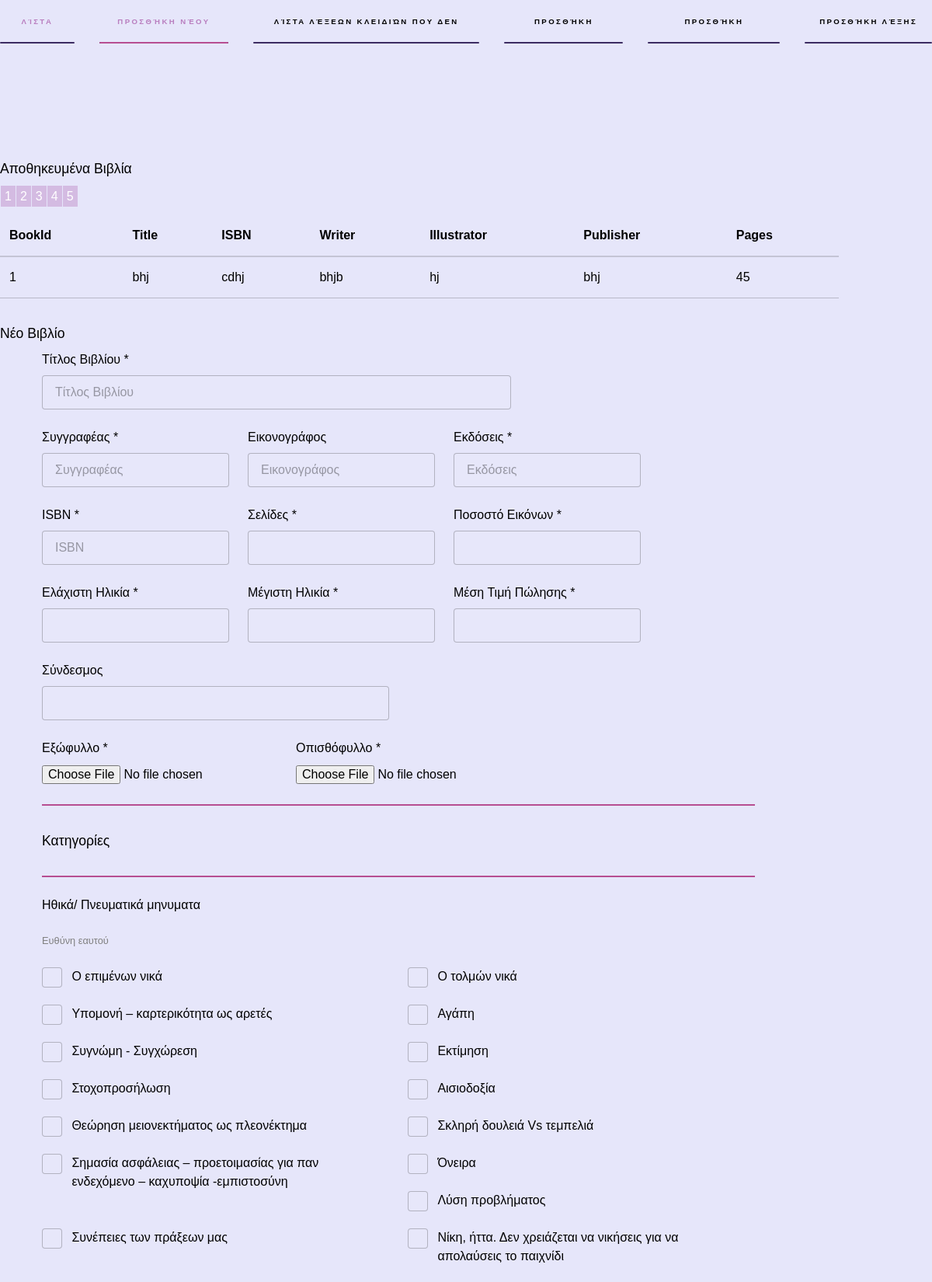
The app's page /admin/index.php (upper part) with its own data.
### tables this page shows
CREATE TABLE `books` (
  `Book_id` int(11) NOT NULL,
  `ISBN` varchar(60) NOT NULL,
  `Title` varchar(70) NOT NULL,
  `Writer` varchar(50) NOT NULL,
  `Illustrator` varchar(50) DEFAULT NULL,
  `Publisher` varchar(50) NOT NULL,
  `Pages` int(4) NOT NULL,
  `Persentage_of_images` float NOT NULL,
  `Min_age_no_read` int(2) NOT NULL,
  `Min_age_read` int(2) NOT NULL,
  `For_parents` bit(1) NOT NULL,
  `Cover` varchar(100) NOT NULL,
  `Back_cover` varchar(100) NOT NULL,
  `Link` varchar(150) DEFAULT NULL,
  `Price` float NOT NULL,
  `Hard_copy` bit(1) NOT NULL,
  `E_book` bit(1) NOT NULL,
  `Audio_book` bit(1) NOT NULL,
  `Curriculum` varchar(1000) NOT NULL,
  `Show_to_user` bit(1) NOT NULL
);

CREATE TABLE `categories` (
  `Category_id` int(11) NOT NULL,
  `Name_of_category` varchar(150) NOT NULL
);

CREATE TABLE `subcategories` (
  `Subcategory_id` int(11) NOT NULL,
  `Name_of_subcategory` varchar(150) NOT NULL,
  `Category_id` int(11) NOT NULL
);

CREATE TABLE `keywords` (
  `Keyword_id` int(11) NOT NULL,
  `Name_of_keyword` varchar(150) NOT NULL,
  `Subcategory_id` int(11) NOT NULL
);

### admin/list_book/load_books_dataTable.php (called while the page is built, shortened)
<?php
$load_books_query = $conn->prepare("SELECT * FROM `books`;");
$load_books_query->execute();
$load_books_to_list=$load_books_query->fetchAll(PDO::FETCH_ASSOC);
?>

### admin/load/load_keywords.php (the view)
<?php
	$categories_query = $conn->prepare("SELECT * FROM categories ORDER BY Category_id");
	$categories_query->execute();
	$categories= $categories_query->fetchAll(PDO::FETCH_ASSOC);
	$categories_check_box = "";
	for($i = 0; $i <count($categories); $i++){
		$category_id = (integer) $categories[$i]['Category_id'];
		$category_name = (string)$categories[$i]['Name_of_category'];
		$categories_check_box .= "\r\n<div class='12u$'><h4>$category_name</h4></div>";
		$subcategories_query = $conn->prepare("SELECT * FROM subcategories WHERE Category_id = {$category_id}");
		$subcategories_query->execute();
		$subcategories= $subcategories_query->fetchAll(PDO::FETCH_ASSOC);
		for($j = 0; $j < count($subcategories) ; $j++){
			$subcategory_id = (integer) $subcategories[$j]['Subcategory_id'];
			$subcategory_name = (string)$subcategories[$j]['Name_of_subcategory'];
			$categories_check_box .= "\r\n<div class='12u$'><h5 style='color:grey'>$subcategory_name</h5></div>";
			$keywords_query = $conn->prepare("SELECT * FROM keywords WHERE Subcategory_id = {$subcategory_id}");
			$keywords_query->execute();
			$keywords= $keywords_query->fetchAll(PDO::FETCH_ASSOC);
			for($k = 0; $k < count($keywords) ; $k++){
				$keyword_id = (integer) $keywords[$k]['Keyword_id'];
				$keyword_name = (string)$keywords[$k]['Name_of_keyword'];
				$categories_check_box .= "\r\n<div class='size_of_keyword'><input type='checkbox' id='K{$keyword_id}' name='K{$keyword_id}'><label for='K{$keyword_id}'>{$keyword_name}</label></div>";
			}
		}
	}
	echo $categories_check_box;
?>

### admin/index.php (shortened to what this page needs)
<?php
    include "../Database/MySqlConnect.php";
    include "list_book/load_books_dataTable.php";
?>
<!DOCTYPE HTML>
<html>
<head>
    <link rel="stylesheet" href="assets/css/main.css" />
<body onload="loadSubCategories()">
<section id="sidebar">
    <div class="inner">
        <nav>
            <ul>
                <li><a href="#list_of_books">Λίστα Βιβλίων</a></li>
                <li><a href="#new_book">Προσθήκη Νέου Βιβλίου</a></li>
                <li><a href="#two">Λίστα Λέξεων Κλειδιών που δεν βρέθηκαν</a></li>
                <li><a href="#new_category">Προσθήκη Κατηγορίας</a></li>
                <li><a href="#new_subcategory">Προσθήκη Υποατηγορίας</a></li>
                <li><a href="#new_keyword">Προσθήκη Λέξης Κλειδί</a></li>
            </ul>
        </nav>
    </div>
</section>
    <div id="wrapper">
    <section id="list_of_books" class="list_of_books">
        <header>
            <h3>Αποθηκευμένα Βιβλία</h3>
        </header>
        <div class="table-wrapper">
            <table class="paginated">
                <thead>
                <tr>
                    <th>BookId</th>
                    <th>Title</th>
                    <th>ISBN</th>
                    <th>Writer</th>
                    <th>Illustrator</th>
                    <th>Publisher</th>
                    <th>Pages</th>
                </tr>
                </thead>
                <tbody>
                <?php for($i=0;$i<count($load_books_to_list);$i++){ ?>
                    <tr>
                        <td><?php echo $load_books_to_list[$i]['Book_id'];?></td>
                        <td><?php echo $load_books_to_list[$i]['ISBN'];?></td>
                        <td><?php echo $load_books_to_list[$i]['Title'];?></td>
                        <td><?php echo $load_books_to_list[$i]['Writer'];?></td>
                        <td><?php echo $load_books_to_list[$i]['Illustrator'];?></td>
                        <td><?php echo $load_books_to_list[$i]['Publisher'];?></td>
                        <td><?php echo $load_books_to_list[$i]['Pages'];?></td>
                    </tr>
                <?php } ?>
                </tbody>
            </table>
        </div>
    </section>
    <section id="new_book" class="wrapper style2 spotlights">
        <h3>Νέο Βιβλίο</h3>
        <section class="new_book_body">
            <form method="post" action="new_book/submit_new_book.php" enctype="multipart/form-data">
                <div class="row uniform">
                    <div class="8u$ 12u$(xsmall)">
                        <h4>Τίτλος Βιβλίου * </h4> <input type="text" name="Title" id="Title" value="" placeholder="Τίτλος Βιβλίου" required/>
                    </div>
                    <div class="18u$ 12u$(xsmall)">
                        <h4>Συγγραφέας * </h4><input type="text" name="Writer" id="Writer" value="" placeholder="Συγγραφέας" required/>
                    </div>
                    <div class="18u$ 12u$(xsmall)">
                        <h4>Εικονογράφος</h4><input type="text" name="Illustrator" id="Illustrator" value="" placeholder="Εικονογράφος" />
                    </div>
                    <div class="18u$ 12u$(xsmall)">
                        <h4>Εκδόσεις * </h4><input type="text" name="Publisher" id="Publisher" value="" placeholder="Εκδόσεις" required/>
                    </div>
                    <div class="18u$ 12u$(xsmall)">
                        <h4>ISBN * </h4><input type="text" name="ISBN" id="ISBN" value="" placeholder="ISBN" required/>
                    </div>
                    <div class="18u$ 12u$(xsmall)">
                        <h4>Σελίδες * </h4><input type="number" name="Pages" id="Pages" value="" required/>
                    </div>
                    <div class="18u$ 12u$(xsmall)">
                        <h4>Ποσοστό Εικόνων * </h4><input type="double" name="Persentage_of_images" id="Persentage_of_images" value="" required/>
                    </div>
                    <div class="18u$ 8u$(xsmall)">
                        <h4>Ελάχιστη Ηλικία * </h4><input type="number" name="Min_age" id="Min_age" value="" required/>
                    </div>
                    <div class="18u$ 12u$(xsmall)">
                        <h4>Μέγιστη Ηλικία * </h4><input type="number" name="Max_age" id="Max_age" value="" required/>
                    </div>
                    <div class="18u$ 12u$(xsmall)">
                        <h4>Μέση Τιμή Πώλησης * </h4><input type="number" name="Price" id="Price" value=""  required/>
                    </div>
                    <div class="6u$ 12u$(xsmall)">
                        <h4>Σύνδεσμος</h4><input type="text" name="Link" id="Link" value=""/>
                    </div>
                    <div class="18u$ 12u$(xsmall)">
                        <h4>Εξώφυλλο * </h4><input type="file" name="Cover" id="Cover" required/>
                    </div>
                    <div class="18u$ 12u$(xsmall)">
                        <h4>Οπισθόφυλλο * </h4><input type="file" name="Back_cover" id="Cover" required/>
                    </div>
                    <div class="12u$"><hr><h3>Κατηγορίες</h3><hr></div>
                    <?php include_once "load/load_keywords.php"; ?>
                </div>
        </form>
        </section>
    </section>
</div>
</body>
</html>

### records on screen
books: Book_id "1", ISBN "bhj", Title "cdhj", Writer "bhjb", Illustrator "hj", Publisher "bhj", Pages "45"
categories: Name_of_category "Ηθικά/ Πνευματικά μηνυματα"
subcategories: Name_of_subcategory "Ευθύνη εαυτού"
keywords: Name_of_keyword "Ο επιμένων νικά"
keywords: Name_of_keyword "Ο τολμών νικά"
keywords: Name_of_keyword "Υπομονή – καρτερικότητα ως αρετές"
keywords: Name_of_keyword "Αγάπη"
keywords: Name_of_keyword "Συγνώμη - Συγχώρεση"
keywords: Name_of_keyword "Εκτίμηση"
keywords: Name_of_keyword "Στοχοπροσήλωση"
keywords: Name_of_keyword "Αισιοδοξία"
keywords: Name_of_keyword "Θεώρηση μειονεκτήματος ως πλεονέκτημα"
keywords: Name_of_keyword "Σκληρή δουλειά Vs τεμπελιά"
keywords: Name_of_keyword "Σημασία ασφάλειας – προετοιμασίας για παν ενδεχόμενο – καχυποψία -εμπιστοσύνη"
keywords: Name_of_keyword "Όνειρα"
keywords: Name_of_keyword "Λύση προβλήματος"
keywords: Name_of_keyword "Συνέπειες των πράξεων μας"
keywords: Name_of_keyword "Νίκη, ήττα. Δεν χρειάζεται να νικήσεις για να απολαύσεις το παιχνίδι"
